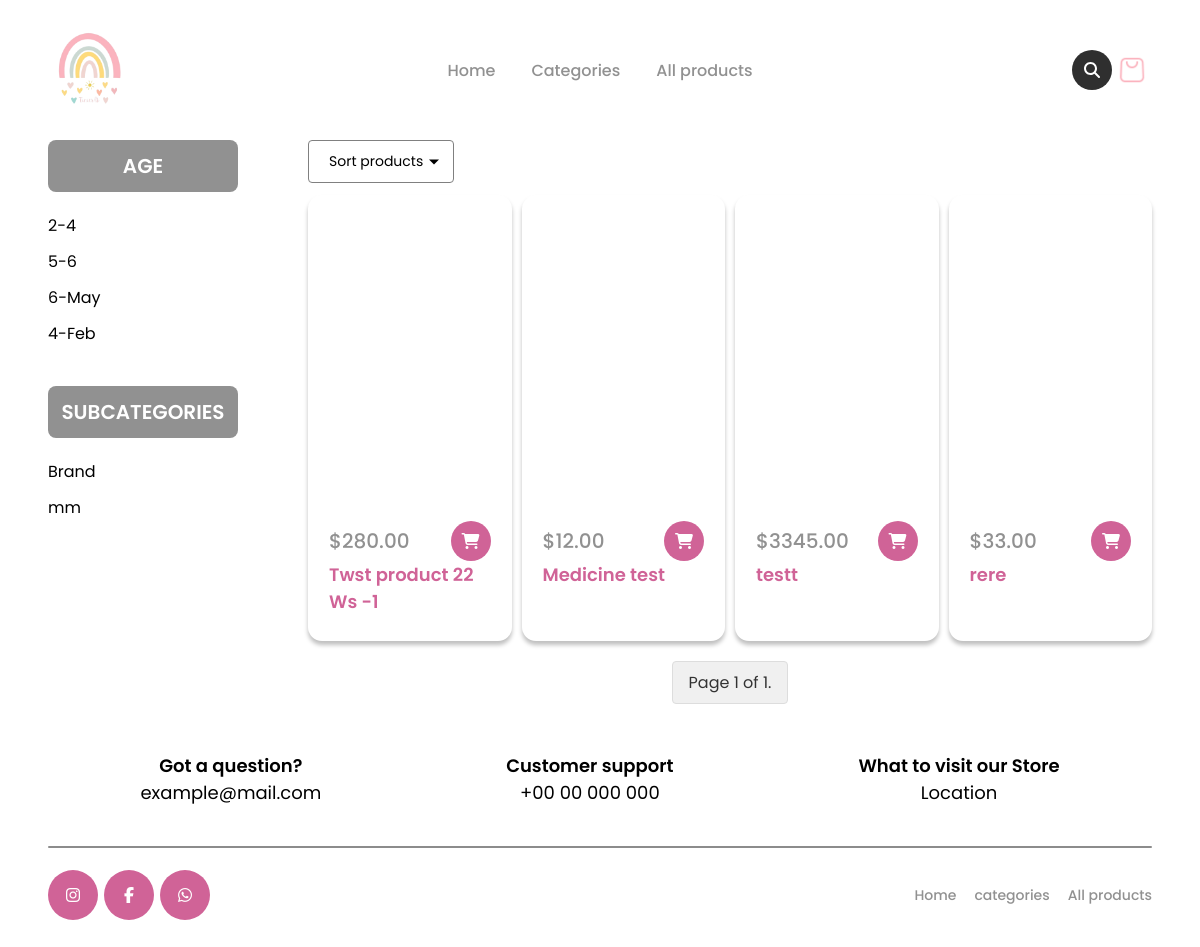
The page /products/?page=20 on the database as committed earlier.
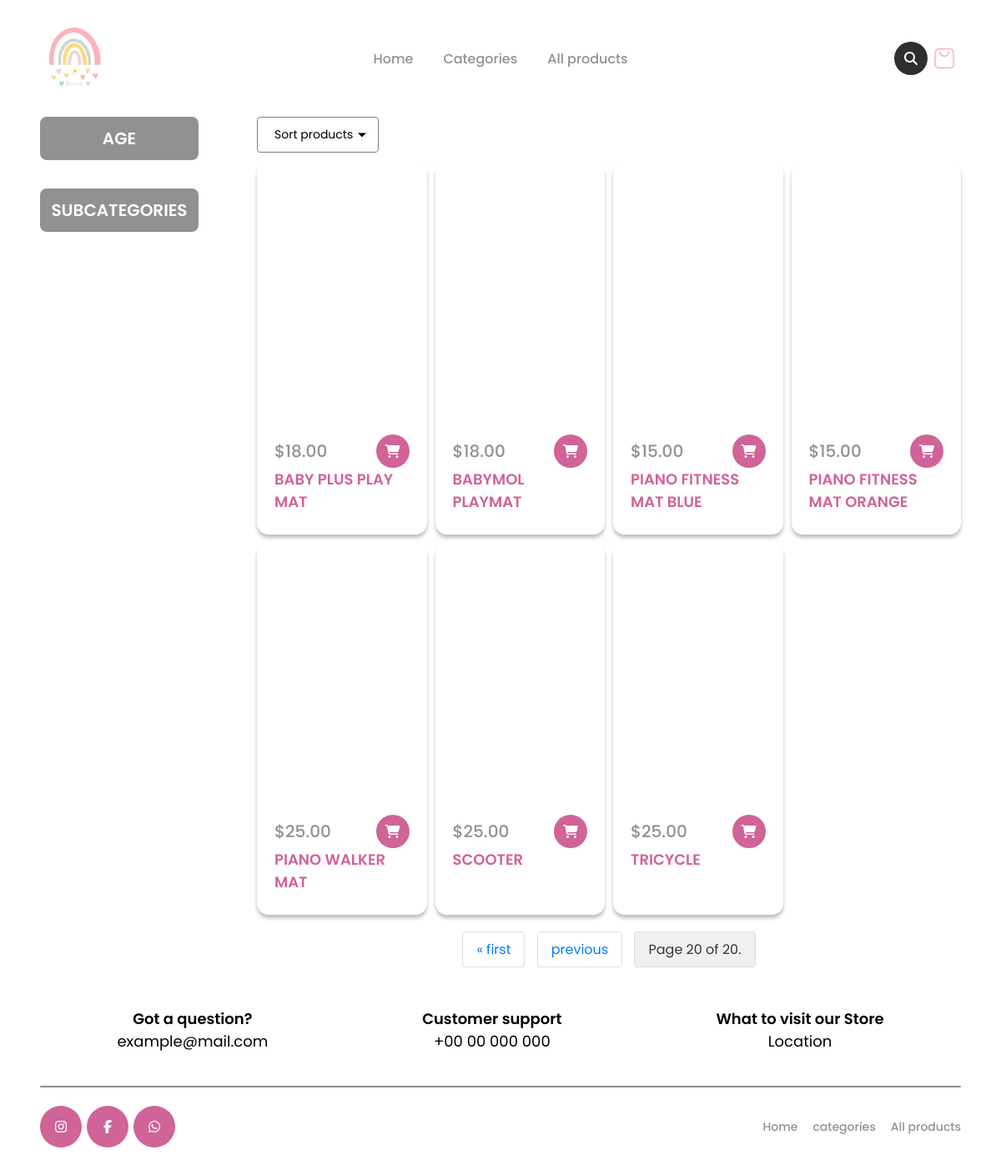
The same page on the database as committed later.
### app/models.py (models this page shows, shortened)
class Product(models.Model):
    category = models.ForeignKey(Category, on_delete=models.SET_NULL, null=True, blank=True)
    header = models.CharField(max_length=255, blank=True, null=True)
    slug = models.SlugField(unique=True, max_length=255)
    price = models.DecimalField(max_digits=10, decimal_places=2, blank=True, null=True)
    image1 = models.ImageField(upload_to='product_images/', blank=True, null=True)
    image2 = models.ImageField(upload_to='product_images/', blank=True, null=True)
    image3 = models.ImageField(upload_to='product_images/', blank=True, null=True)
    image4 = models.ImageField(upload_to='product_images/', blank=True, null=True)
    description = models.TextField(blank=True, null=True)
    company_name = models.CharField(max_length=255, blank=True, null=True)
    product_brand = models.CharField(max_length=255, blank=True, null=True)
    age_category = models.CharField(max_length=20, blank=True, null=True)
    in_stock = models.BooleanField(default=True)
    colors = models.ManyToManyField('Color', blank=True, null=True)

### app/views.py (the view)
# urls.py: path('products/', AllProducts.as_view(), name='all'),
@method_decorator(cache_page(60 * 15), name='dispatch')
class AllProducts(TemplateView):
    template_name = 'pages/all_products.html'
    def get_context_data(self, **kwargs):
        context = super().get_context_data(**kwargs)
        products = Product.objects.all()
        brand_filter = self.request.GET.get('brand')
        age_filter = self.request.GET.get('age')
        search_query = self.request.GET.get('q')
        if brand_filter:
            products = products.filter(product_brand=brand_filter)
        if age_filter:
            products = products.filter(age_category=age_filter)
        if search_query:
            products = products.filter(
                Q(header__icontains=search_query) | Q(product_brand__icontains=search_query)
            )
        sort_by = self.request.GET.get('sort_by')
        if sort_by == 'price_asc':
            products = products.order_by('price')
        elif sort_by == 'price_desc':
            products = products.order_by('-price')
        elif sort_by == 'date_added':
            products = products.order_by('-id')
        paginator = Paginator(products, 16)
        page_number = self.request.GET.get('page')
        page_obj = paginator.get_page(page_number)
        context['products'] = products
        context['unique_brands'] = Product.objects.values_list('product_brand', flat=True).distinct()
        context['unique_age_categories'] = Product.objects.values_list('age_category', flat=True).distinct()
        context['search_query'] = search_query
        context['current_brand_filter'] = brand_filter
        context['current_age_filter'] = age_filter
        context['page_obj'] = page_obj
        return context

### templates/pages/all_products.html (shortened to what this page needs)
{% extends '_base.html' %}
{% load static %}
{% block body %}
{% include 'include/navbar.html' %}
<div class="all-products">
    <div class="all-products-content">
        <div class="all-filter">
            <div class="all-filter-item">
                <div class="all-filter-item-title">AGE</div>
                <ul class="desktop-filter">
                    {% for country in unique_age_categories %}
                    <li><a href="?age={{ country }}">{{ country }}</a></li>
                    {% endfor %}
                </ul>
            </div>
            <div class="all-filter-item">
                <div class="all-filter-item-title">SUBCATEGORIES</div>
                <ul class="desktop-filter">
                    {% for industry in unique_brands %}
                    <li><a href="?brand={{ industry }}">{{ industry }}</a></li>
                    {% endfor %}
                </ul>
            </div>
        </div>
        <div style="width: 100%;">
             <div class="sorting-buttons">
                <label class="dropdown">
                    <div class="dd-button">
                          Sort products
                    </div>
                </label>
            </div>
            <div class="all-products-group">
                {% for product in page_obj %}
                    <div class="product-box menu-item" data-menu-item-id="{{ product.id }}">
                        <div class="sellers-box-img" style="background: url({% if product.image1 %}{{ product.image1.url }}{% else %}{% static 'assets/fluffy-toy-texture-close-up.jpg' %}{% endif %});"> </div>
                        <div class="sellers-box-bottom">
                            <div class="sellers-box-t">
                                <div class="inline-detail"><span class="sellers-box-dollar">$</span><div class="sellers-box-price" data-menu-item-price="{{ product.price }}">{{ product.price }}</div></div>
                                <button id="confirm-add-to-cart" class="open-confirmation-popup" data-menu-item="{{ product.id }}"><i class="fa-solid fa-cart-shopping"></i></button>
                            </div>
                            <div class="sellers-box-b">
                                <div class="sellers-box-title" data-menu-item-name="{{ product.header }}"><a href="{% url 'product_detail' slug=product.slug %}">{{ product.header }}</a></div>
                            </div>
                        </div>
                    </div>
                {% endfor %}
            </div>
            <div class="pagination">
                <span class="step-links">
                    {% if page_obj.has_previous %}
                        <a class="pagination-link" href="?page=1">&laquo; first</a>
                        <a class="pagination-link" href="?page={{ page_obj.previous_page_number }}">previous</a>
                    {% endif %}
                    <span class="current-page">
                        Page {{ page_obj.number }} of {{ page_obj.paginator.num_pages }}.
                    </span>
                </span>
            </div>
        </div>
    </div>
</div>
{% include 'include/footer.html' %}
{% endblock %}

Rows that differ between the two databases and show on the page:
removed Product: price "280.00", header "Twst product 22 Ws -1"
removed Product: price "12.00", header "Medicine test"
removed Product: price "3345.00", header "testt"
removed Product: price "33.00", header "rere"
added Product: price "18.00", header "BABY PLUS PLAY MAT"
added Product: price "18.00", header "BABYMOL PLAYMAT"
added Product: price "15.00", header "PIANO FITNESS MAT BLUE"
added Product: price "15.00", header "PIANO FITNESS MAT ORANGE"
added Product: price "25.00", header "PIANO WALKER MAT"
added Product: price "25.00", header "SCOOTER"
added Product: price "25.00", header "TRICYCLE"
Other text that changed with them:
{{ page_obj.number }}: "1" → "20"
{{ page_obj.paginator.num_pages }}: "1" → "20"
text now shown: "« first previous"
list line gone: "2-4"
list line gone: "5-6"
list line gone: "6-May"
list line gone: "4-Feb"
list line gone: "Brand"
list line gone: "mm"
